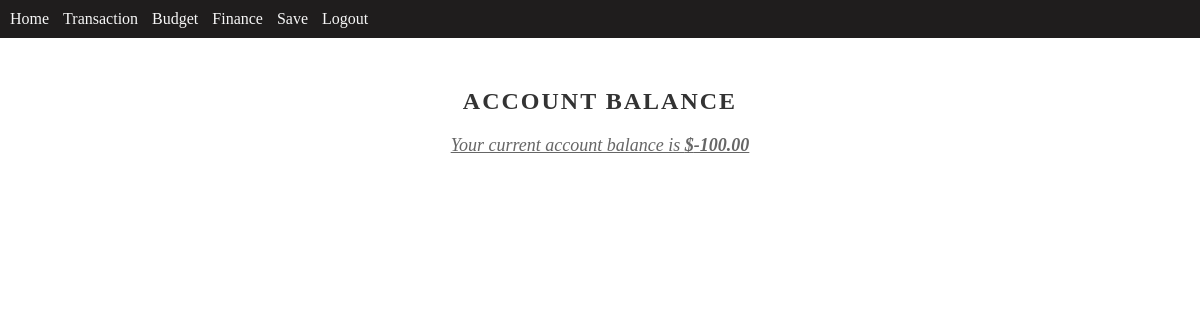
/ (signed in), run on an earlier commit of the app's database.
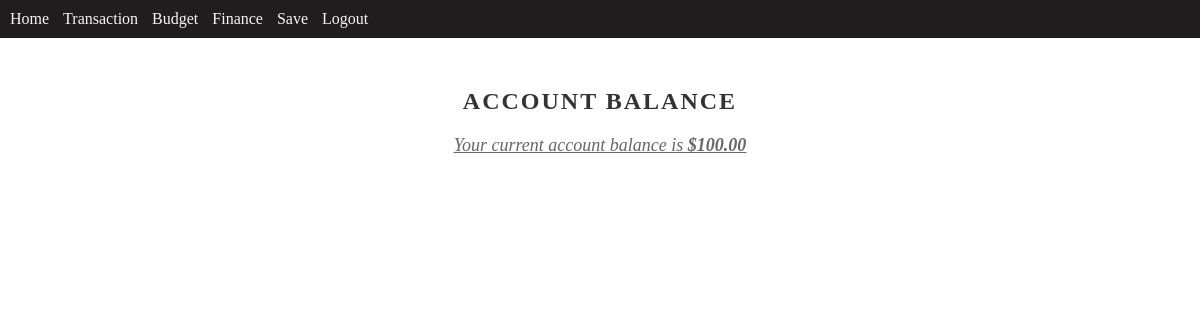
And on a later commit of the database.
### user/models.py (models this page shows, shortened)
class CustomUser(AbstractUser):
    is_active = models.BooleanField(default=True)
    balance = models.DecimalField(max_digits=20, decimal_places=2, default=0)
    objects = UserManager()

### frontend/views.py (the view)
# urls.py: path('', views.index, name='home'),
@login_required(login_url='/log/')
def index(request):
    return render(request, 'balance.html', {'balance': request.user.balance})

### frontend/templates/balance.html (shortened to what this page needs)
{% extends 'base.html' %}
{% load static %}
{% block extra %}
    <link rel="stylesheet" href="{% static 'css/balance.css' %}">
{% endblock %}
{% block content %}
    <h1 class="balance-heading">Account Balance</h1>
    <p class="balance-amount">Your current account balance is <b> ${{ balance }} </b> </p>
{% endblock %}

What changed in the data, as far as the page shows it:
changed CustomUser: balance "-100.00" → "100.00"
